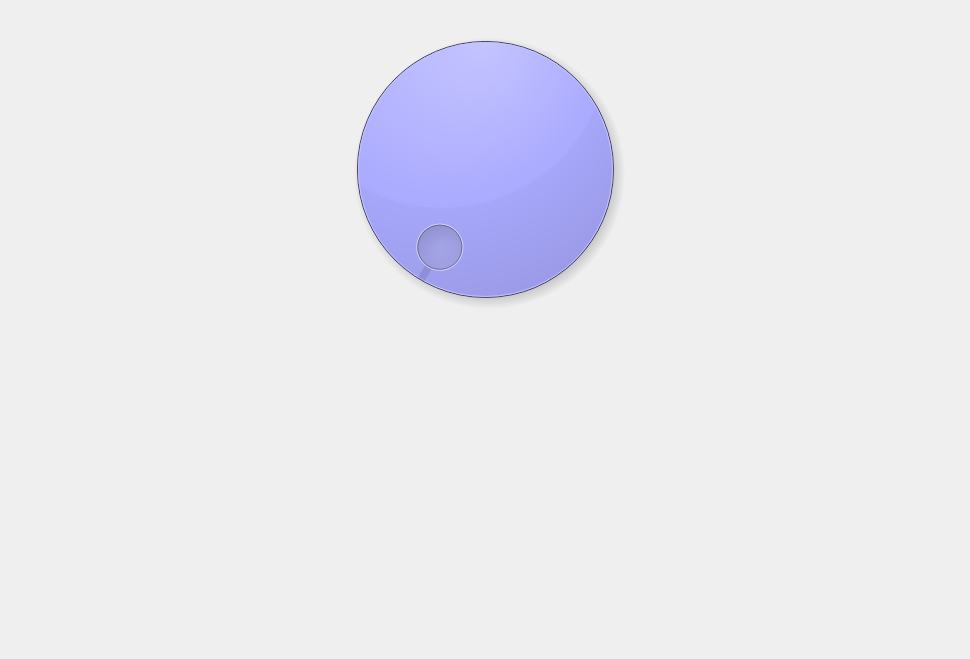
<?xml version="1.0" encoding="UTF-8"?>
<ui version="4.0">
 <class>Form</class>
 <widget class="QWidget" name="Form">
  <property name="geometry">
   <rect>
    <x>0</x>
    <y>0</y>
    <width>970</width>
    <height>659</height>
   </rect>
  </property>
  <property name="windowTitle">
   <string>Form</string>
  </property>
  <layout class="QVBoxLayout" name="verticalLayout_2">
   <item>
    <layout class="QVBoxLayout" name="verticalLayout">
     <item>
      <widget class="QDial" name="dial">
       <property name="styleSheet">
        <string notr="true">QDial{
	background-color: rgb(170, 170, 255);
}</string>
       </property>
      </widget>
     </item>
     <item>
      <widget class="QLabel" name="label">
       <property name="font">
        <font>
         <pointsize>14</pointsize>
         <weight>75</weight>
         <bold>true</bold>
        </font>
       </property>
       <property name="text">
        <string/>
       </property>
      </widget>
     </item>
    </layout>
   </item>
  </layout>
 </widget>
 <resources/>
 <connections/>
</ui>
